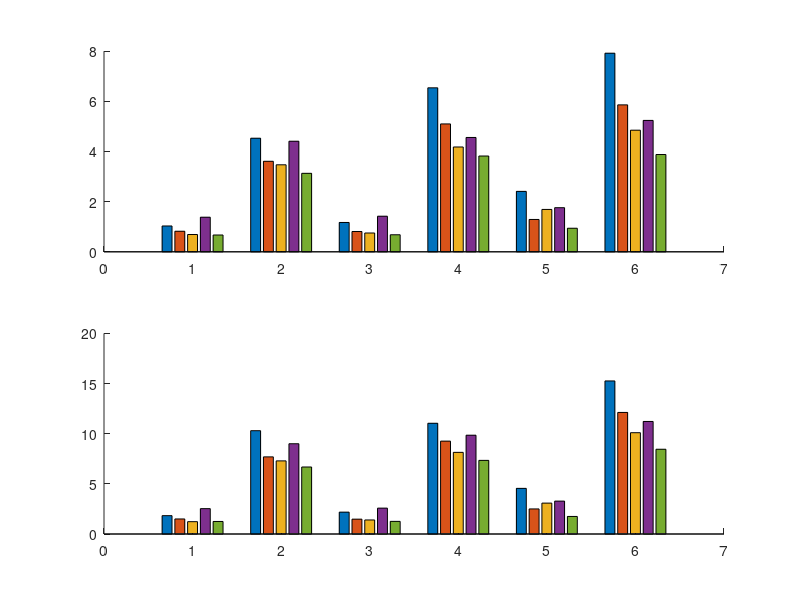

Reproduce this figure in MATLAB. (Note: this script raises an error after producing the figure.)
% 创建分组柱状图比较不同算法对不同网格大小的计算成本（对数坐标版）

% 创建图形窗口，设置位置和大小
figure('Position',[500,200,850,650])

load time_cost_data.mat;

% 配色方案(RGB值转换为0-1范围)
CData=[111,173,72;    % 绿色 
       92,154,215;    % 蓝色 
      255,192,1;      % 黄色 
       69,103,42;     % 深绿 
       36,94,144]./255; % 深蓝 

% 创建上子图和柱状图
ax1=subplot(2,1,1); hold on; 
hBar1=bar(YData1);           

% 创建下子图和柱状图
ax2=subplot(2,1,2); hold on; 
hBar2=bar(YData2);           

% 设置柱状图样式
for i=1:length(hBar1)
    hBar1(i).EdgeColor='none';      
    hBar1(i).FaceColor=CData(i,:);  
    hBar2(i).EdgeColor='none';      
    hBar2(i).FaceColor=CData(i,:);  
end

% 设置Y轴为对数坐标 - 这是解决大范围数据的关键
set(ax1, 'YScale', 'log');
set(ax2, 'YScale', 'log');

% 设置X轴标签
ax1.XTick=1:size(YData1,1);        
ax2.XTick=1:size(YData2,1);        
ax1.XTickLabel={'5*5*90','5*5*900','25*25*90','25*25*900','250*250*90','250*250*900'};
ax2.XTickLabel={'5*5*90','5*5*900','25*25*90','25*25*900','250*250*90','250*250*900'};

% 设置坐标轴字体样式
ax1.FontName='Cambria';    ax2.FontName='Cambria';     
ax1.FontWeight='bold';     ax2.FontWeight='bold';      
ax1.FontSize=12;           ax2.FontSize=12;            

% 网格设置
ax1.XGrid='on';            ax2.XGrid='on';             
% ax1.YGrid='on';            ax2.YGrid='on';  % 添加Y轴网格
ax1.GridAlpha=.2;          ax2.GridAlpha=.2;           

% 坐标轴边框设置
ax1.Box='on';              ax2.Box='on';               
ax1.LineWidth=1.5;         ax2.LineWidth=1.5;          

% 刻度线设置
ax1.TickLength=[0,0];      ax2.TickLength=[0,0];       

% 绘制垂直分隔线
XV=(1:size(YData1,1)-1)+.5; 
for i=1:length(XV)
    xline(ax1,XV(i),'LineWidth',1.4,'LineStyle','--','Color',[0,0,0]);
    xline(ax2,XV(i),'LineWidth',1.4,'LineStyle','--','Color',[0,0,0]);
end

% 创建图例
lgd1=legend(hBar1,'program A','program B','program C','program D','program E','FontSize',13);
lgd2=legend(hBar2,'program A','program B','program C','program D','program E','FontSize',13);

% 图例位置设置
lgd1.Location='southoutside';  
lgd2.Location='southoutside';  

% 图例排列设置
lgd1.NumColumns=length(hBar1); 
lgd2.NumColumns=length(hBar2); 

% 图例标记大小设置
lgd1.ItemTokenSize=[8,8];      
lgd2.ItemTokenSize=[8,8];      

% 图例边框设置
lgd1.Box='off';                                                             
lgd2.Box='off';                

% 调整子图位置和间距
set(ax1,'LooseInset',[.1,0,0.028,0.03],'OuterPosition',[0,1/2-1/30,1,1/2+1/30]);
set(ax2,'LooseInset',[.1,0,0.028,0.03],'OuterPosition',[0,0-1/30,1,1/2+1/30]);

% 添加子图标签(左上角) - 
text(ax1,0.6, 17,'5:00 UT','FontSize',15,'FontWeight','bold','FontName','Cambria');
text(ax2,0.6, 17,'11:00 UT','FontSize',15,'FontWeight','bold','FontName','Cambria');

% 添加Y轴标签
ylabel(ax1, 'time cost(s)');
ylabel(ax2, 'time cost(s)');

% 设置合适的Y轴范围（确保所有数据点可见）
ylim(ax1, [0.5, 22]); 
ylim(ax2, [0.5, 22]);
